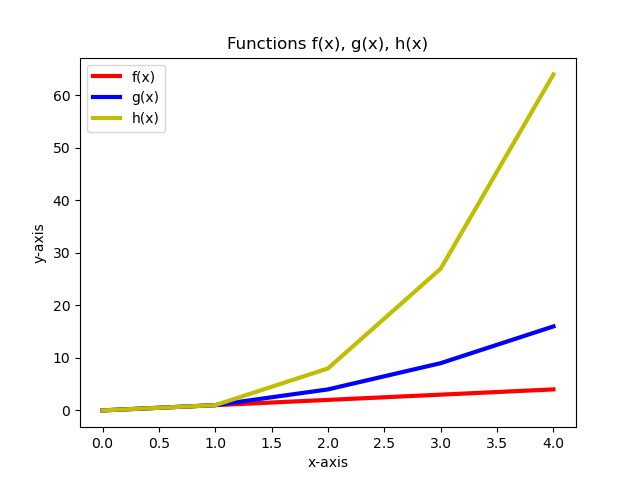

Python code for this plot:
# The program displays a plot of the functions, 
# f(x)=x, g(x)=x2 and h(x)=x3 in the range [0, 4] on the one set of axes.
# author: Ka Ling Ip

import numpy as np
import matplotlib.pyplot as plt

f = np.array ([0,1,2,3,4]) #f(x) in range [0,4]
g = f * f #g(x) = f squared
h = f * f * f # h(x) = f cubed
 
# create a plot showing the 3 functions
plt.plot (f,'r', linewidth = '3', label = 'f(x)') #f(x) in red line
plt.plot (g,'b', linewidth = '3', label = 'g(x)') #g(x) in blue line
plt.plot (h,'y', linewidth = '3', label = 'h(x)') #h(x) in yellow line
plt.title("Functions f(x), g(x), h(x)")
plt.xlabel("x-axis")
plt.ylabel("y-axis")
plt.legend(loc="upper left")
plt.show()
